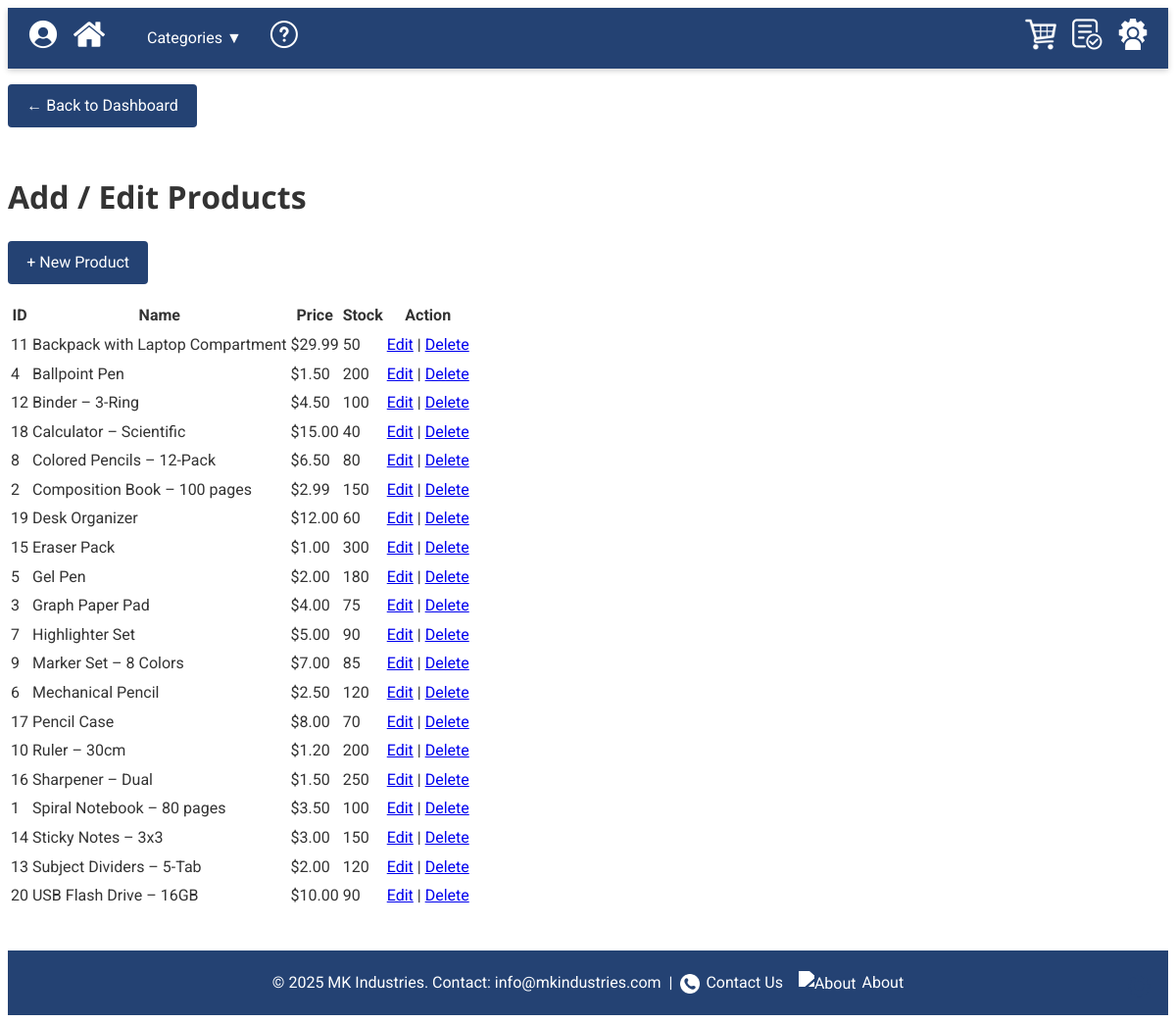
/admin/products.php (signed in), run on the app's committed database.
### tables this page shows
CREATE TABLE `products` (
  `product_id` int(11) NOT NULL,
  `category_id` int(11) NOT NULL,
  `name` varchar(150) NOT NULL,
  `price` decimal(10,2) NOT NULL,
  `stock` int(11) NOT NULL DEFAULT 0,
  `description` text DEFAULT NULL,
  `image_url` varchar(255) DEFAULT NULL,
  `created_at` timestamp NOT NULL DEFAULT current_timestamp(),
  `category` varchar(50) NOT NULL DEFAULT 'Accessories'
);

### db.php (called while the page is built, shortened)
<?php
class Database {
    private $host     = '127.0.0.1';
    private $db_name  = 'schoolstore_db';
    private $username = 'root';
    private $password = '';
    public  $conn;
    public function getConnection() {
        if ($this->conn === null) {
            try {
                $this->conn = new PDO(
                    "mysql:host={$this->host};dbname={$this->db_name};charset=utf8mb4",
                    $this->username,
                    $this->password
                );
                $this->conn->setAttribute(PDO::ATTR_ERRMODE, PDO::ERRMODE_EXCEPTION);
            } catch (PDOException $e) {
                echo "Connection error: " . $e->getMessage();
                exit;
            }
        }
        return $this->conn;
    }
    public function query($sql, $params = []) {
        $stmt = $this->conn->prepare($sql);
        $stmt->execute($params);
        return $stmt;
    }
}

### admin/products.php (the view, shortened to what this page needs)
<?php
$root='../';
include $root.'header.php';
require_once $root.'db.php';
$db       = new Database();
$products = $db->query(
  "SELECT product_id, name, price, stock FROM products ORDER BY name"
)->fetchAll();
?>
<main class="admin-dashboard">
  <p><a href="index.php" class="button">&larr; Back to Dashboard</a></p>
  <h1>Add / Edit Products</h1>
  <p><a href="product_form.php" class="button">+ New Product</a></p>
  <table>
    <thead>
      <tr><th>ID</th><th>Name</th><th>Price</th><th>Stock</th><th>Action</th></tr>
    </thead>
    <tbody>
      <?php foreach($products as $p): ?>
      <tr>
        <td><?=$p['product_id']?></td>
        <td><?=htmlspecialchars($p['name'])?></td>
        <td>$<?=number_format($p['price'],2)?></td>
        <td><?=$p['stock']?></td>
        <td>
          <a href="product_form.php?id=<?=$p['product_id']?>">Edit</a> |
          <a href="product_delete.php?id=<?=$p['product_id']?>"
             onclick="return confirm('Delete?')">Delete</a>
        </td>
      </tr>
      <?php endforeach;?>
    </tbody>
  </table>
</main>
<?php include $root.'footer.php'; ?>

### assets/css/styles.css (style rules this page uses)
:root { --primary-color: #244273; --secondary-color: #f0f0f0; --accent-color: #66c; --font-sans: 'Roboto', sans-serif; --font-heading: 'Open Sans', sans-serif; }
body { font-family: var(--font-sans); line-height: 1.6; color: #333; }
h1, h2, h3, h4 { font-family: var(--font-heading); margin-top: 1.4em; margin-bottom: 0.6em; }
.button { background: var(--primary-color); color: #fff; border: none; padding: 0.6rem 1.2rem; font-size: 1rem; cursor: pointer; border-radius: 4px; transition: background-color 0.3s ease, transform 0.2s ease; }

### data on the page
products: product_id "11", name "Backpack with Laptop Compartment", price "29.99", stock "50"
products: product_id "4", name "Ballpoint Pen", price "1.50", stock "200"
products: product_id "12", name "Binder – 3-Ring", price "4.50", stock "100"
products: product_id "18", name "Calculator – Scientific", price "15.00", stock "40"
products: product_id "8", name "Colored Pencils – 12-Pack", price "6.50", stock "80"
products: product_id "2", name "Composition Book – 100 pages", price "2.99", stock "150"
products: product_id "19", name "Desk Organizer", price "12.00", stock "60"
products: product_id "15", name "Eraser Pack", price "1.00", stock "300"
products: product_id "5", name "Gel Pen", price "2.00", stock "180"
products: product_id "3", name "Graph Paper Pad", price "4.00", stock "75"
products: product_id "7", name "Highlighter Set", price "5.00", stock "90"
products: product_id "9", name "Marker Set – 8 Colors", price "7.00", stock "85"
products: product_id "6", name "Mechanical Pencil", price "2.50", stock "120"
products: product_id "17", name "Pencil Case", price "8.00", stock "70"
products: product_id "10", name "Ruler – 30cm", price "1.20", stock "200"
products: product_id "16", name "Sharpener – Dual", price "1.50", stock "250"
products: product_id "1", name "Spiral Notebook – 80 pages", price "3.50", stock "100"
products: product_id "14", name "Sticky Notes – 3x3", price "3.00", stock "150"
products: product_id "13", name "Subject Dividers – 5-Tab", price "2.00", stock "120"
products: product_id "20", name "USB Flash Drive – 16GB", price "10.00", stock "90"
